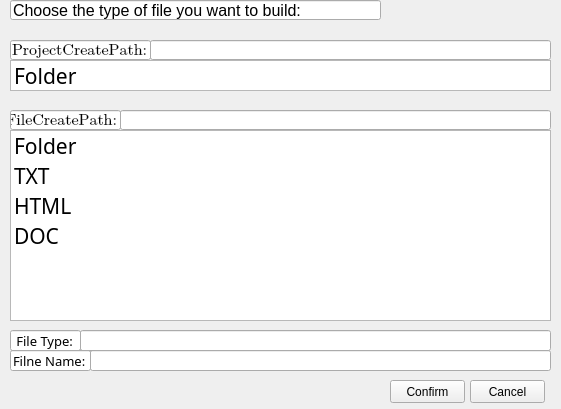
<?xml version="1.0" encoding="UTF-8"?>
<ui version="4.0">
 <class>WidgetBuildFile</class>
 <widget class="QWidget" name="WidgetBuildFile">
  <property name="geometry">
   <rect>
    <x>0</x>
    <y>0</y>
    <width>561</width>
    <height>409</height>
   </rect>
  </property>
  <property name="windowTitle">
   <string>Form</string>
  </property>
  <widget class="QListWidget" name="listWidget">
   <property name="geometry">
    <rect>
     <x>10</x>
     <y>60</y>
     <width>541</width>
     <height>31</height>
    </rect>
   </property>
   <item>
    <property name="text">
     <string>Folder</string>
    </property>
    <property name="font">
     <font>
      <family>Microsoft Tai Le</family>
      <pointsize>16</pointsize>
     </font>
    </property>
    <property name="icon">
     <iconset>
      <normaloff>../../../Personal/Desktop/icon/folder_.png</normaloff>../../../Personal/Desktop/icon/folder_.png</iconset>
    </property>
   </item>
  </widget>
  <widget class="QLineEdit" name="lineEdit">
   <property name="geometry">
    <rect>
     <x>10</x>
     <y>0</y>
     <width>371</width>
     <height>20</height>
    </rect>
   </property>
   <property name="font">
    <font>
     <family>Microsoft YaHei UI</family>
     <pointsize>12</pointsize>
    </font>
   </property>
   <property name="text">
    <string>Choose the type of file you want to build:</string>
   </property>
  </widget>
  <widget class="QLineEdit" name="lineEdit_2">
   <property name="geometry">
    <rect>
     <x>150</x>
     <y>40</y>
     <width>401</width>
     <height>20</height>
    </rect>
   </property>
   <property name="font">
    <font>
     <family>Bahnschrift Light</family>
     <pointsize>12</pointsize>
    </font>
   </property>
  </widget>
  <widget class="QLineEdit" name="lineEdit_3">
   <property name="geometry">
    <rect>
     <x>10</x>
     <y>40</y>
     <width>141</width>
     <height>20</height>
    </rect>
   </property>
   <property name="font">
    <font>
     <family>Cambria Math</family>
     <pointsize>12</pointsize>
    </font>
   </property>
   <property name="text">
    <string>ProjectCreatePath:</string>
   </property>
  </widget>
  <widget class="QPushButton" name="ConfirmButton">
   <property name="geometry">
    <rect>
     <x>390</x>
     <y>380</y>
     <width>75</width>
     <height>23</height>
    </rect>
   </property>
   <property name="text">
    <string>Confirm</string>
   </property>
  </widget>
  <widget class="QPushButton" name="CancelButton">
   <property name="geometry">
    <rect>
     <x>470</x>
     <y>380</y>
     <width>75</width>
     <height>23</height>
    </rect>
   </property>
   <property name="text">
    <string>Cancel</string>
   </property>
  </widget>
  <widget class="QLineEdit" name="lineEdit_4">
   <property name="geometry">
    <rect>
     <x>10</x>
     <y>110</y>
     <width>111</width>
     <height>20</height>
    </rect>
   </property>
   <property name="font">
    <font>
     <family>Cambria Math</family>
     <pointsize>12</pointsize>
    </font>
   </property>
   <property name="text">
    <string>FileCreatePath:</string>
   </property>
  </widget>
  <widget class="QListWidget" name="listWidget_2">
   <property name="geometry">
    <rect>
     <x>10</x>
     <y>130</y>
     <width>541</width>
     <height>191</height>
    </rect>
   </property>
   <item>
    <property name="text">
     <string>Folder</string>
    </property>
    <property name="font">
     <font>
      <family>Microsoft Tai Le</family>
      <pointsize>16</pointsize>
     </font>
    </property>
    <property name="icon">
     <iconset>
      <normaloff>../../../Personal/Desktop/icon/folder_.png</normaloff>../../../Personal/Desktop/icon/folder_.png</iconset>
    </property>
   </item>
   <item>
    <property name="text">
     <string>TXT</string>
    </property>
    <property name="font">
     <font>
      <family>Microsoft Tai Le</family>
      <pointsize>16</pointsize>
     </font>
    </property>
    <property name="icon">
     <iconset>
      <normaloff>../../../Personal/Desktop/icon/txt.png</normaloff>../../../Personal/Desktop/icon/txt.png</iconset>
    </property>
   </item>
   <item>
    <property name="text">
     <string>HTML</string>
    </property>
    <property name="font">
     <font>
      <family>Microsoft Tai Le</family>
      <pointsize>16</pointsize>
     </font>
    </property>
    <property name="icon">
     <iconset>
      <normaloff>../../../Personal/Desktop/icon/html.png</normaloff>../../../Personal/Desktop/icon/html.png</iconset>
    </property>
   </item>
   <item>
    <property name="text">
     <string>DOC</string>
    </property>
    <property name="font">
     <font>
      <family>Microsoft Tai Le</family>
      <pointsize>16</pointsize>
     </font>
    </property>
    <property name="icon">
     <iconset>
      <normaloff>../../../Personal/Desktop/icon/doc.png</normaloff>../../../Personal/Desktop/icon/doc.png</iconset>
    </property>
   </item>
  </widget>
  <widget class="QLineEdit" name="lineEdit_5">
   <property name="geometry">
    <rect>
     <x>120</x>
     <y>110</y>
     <width>431</width>
     <height>20</height>
    </rect>
   </property>
   <property name="font">
    <font>
     <family>Bahnschrift Light</family>
     <pointsize>12</pointsize>
    </font>
   </property>
  </widget>
  <widget class="QLineEdit" name="lineEdit_6">
   <property name="geometry">
    <rect>
     <x>10</x>
     <y>330</y>
     <width>71</width>
     <height>21</height>
    </rect>
   </property>
   <property name="font">
    <font>
     <family>Microsoft YaHei</family>
     <pointsize>10</pointsize>
    </font>
   </property>
   <property name="text">
    <string> File Type:</string>
   </property>
  </widget>
  <widget class="QLineEdit" name="lineEdit_7">
   <property name="geometry">
    <rect>
     <x>80</x>
     <y>330</y>
     <width>471</width>
     <height>21</height>
    </rect>
   </property>
   <property name="font">
    <font>
     <family>Microsoft YaHei</family>
     <pointsize>10</pointsize>
    </font>
   </property>
  </widget>
  <widget class="QLineEdit" name="lineEdit_8">
   <property name="geometry">
    <rect>
     <x>10</x>
     <y>350</y>
     <width>81</width>
     <height>21</height>
    </rect>
   </property>
   <property name="font">
    <font>
     <family>Microsoft YaHei</family>
     <pointsize>10</pointsize>
    </font>
   </property>
   <property name="text">
    <string>Filne Name:</string>
   </property>
  </widget>
  <widget class="QLineEdit" name="lineEdit_9">
   <property name="geometry">
    <rect>
     <x>90</x>
     <y>350</y>
     <width>461</width>
     <height>21</height>
    </rect>
   </property>
   <property name="font">
    <font>
     <family>Microsoft YaHei</family>
     <pointsize>10</pointsize>
    </font>
   </property>
  </widget>
 </widget>
 <resources/>
 <connections/>
</ui>
